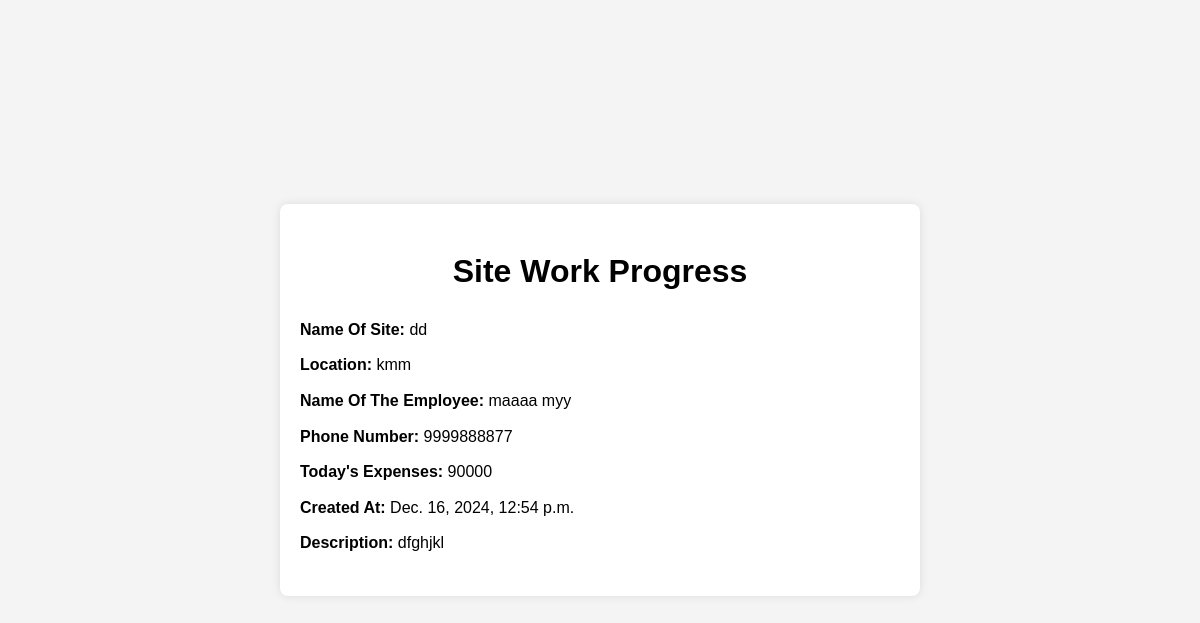
The page /data/20/ on the database its author committed.
### work/models.py (models this page shows, shortened)
class WorkProgress(models.Model):
    sno= models.AutoField(primary_key=True)
    name_of_site= models.CharField(max_length=100, validators=[validate_only_letters])
    location=models.CharField(max_length=100, validators=[validate_only_letters])
    name_of_the_employee = models.CharField(max_length=100, validators=[validate_only_letters])
    phone_number = models.CharField(max_length=10, validators=[validate_mobile_number])
    to_day_expensives = models.CharField(max_length=10, validators=[validate_expenses])
    description = models.TextField()
    created_at = models.DateTimeField(auto_now_add=True)
    from django.db import models

### work/views.py (the view)
# urls.py: path('data/<int:data_id>/', views.site_details, name='site_details'),
def site_details(request, data_id):
    site = get_object_or_404(WorkProgress, pk=data_id)
    if request.method == 'POST':
        status = request.POST.get('name')
        site.status = status
        site.save()
        return redirect('work_progress_list')
    return render(request, 'view_site_data.html', {'site': site})

### work/templates/view_site_data.html (shortened to what this page needs)
<!DOCTYPE html>
<html lang="en">
<head>
</head>
<body>
<div class="container">
    <h1> Site Work Progress</h1>
    <p><strong>Name Of Site:</strong> {{ site.name_of_site }}</p>
    <p><strong>Location:</strong> {{ site.location }}</p>
    <p><strong>Name Of The Employee:</strong> {{ site.name_of_the_employee }}</p>
    <p><strong>Phone Number:</strong> {{ site.phone_number }}</p>
    <p><strong>Today's Expenses:</strong> <span id="todays-expenses">{{ site.to_day_expensives }}</span></p>
    <p><strong>Created At:</strong> {{ site.created_at }}</p>
    <p><strong>Description:</strong> <span class="description">{{ site.description }}</span></p>
</div>
</body>
</html>

### work/templates/view_site_data.html (style rules this page uses)
body { font-family: Arial, sans-serif; line-height: 1.6; margin: 0; padding: 0; background-color: #f4f4f4; display: flex; justify-content: center; align-items: center; height: 100vh; }
.container { background: #fff; padding: 20px; border-radius: 8px; box-shadow: 0 0 10px rgba(0, 0, 0, 0.1); width: 80%; max-width: 600px; }
h1 { text-align: center; margin-bottom: 20px; }
p { margin: 10px 0; }
.description { max-width: 100%; word-wrap: break-word; }

### rows shown on the page
WorkProgress: name_of_site "dd", location "kmm", name_of_the_employee "maaaa myy", phone_number "9999888877", to_day_expensives "90000", created_at "Dec. 16, 2024, 12:54 p.m.", description "dfghjkl"
